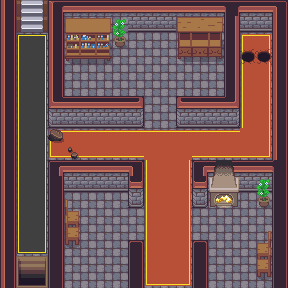

Below is a game level as drawn by its tile map, then a one-line description and the .tmx that defines it (tile-layer data replaced by summaries):
An orthogonal 18x18 tile map with 16x16 px tiles, 4 tile layers (Tile Layer 1, Tile Layer 3, Above Player, ...), 11 tilesets and 33 objects (21x collision, 10x event, 2x collision-line).

<map version="1.0" tiledversion="2017.07.25" orientation="orthogonal" renderorder="right-down" width="18" height="18" tilewidth="16" tileheight="16" nextobjectid="36">
 <tileset firstgid="1" name="Pacheesi Tiles" tilewidth="16" tileheight="16" tilecount="21" columns="7">
  <image source="../gfx/tilesets/Pacheesi Tiles.png" width="112" height="48" />
 </tileset>
 <tileset firstgid="22" name="Interior_Floors_by_George" tilewidth="16" tileheight="16" tilecount="54" columns="9">
  <image source="../gfx/tilesets/Interior_Floors_by_George.png" width="144" height="96" />
 </tileset>
 <tileset firstgid="76" name="Interior_Walls_by_George" tilewidth="16" tileheight="16" tilecount="210" columns="15">
  <image source="../gfx/tilesets/Interior_Walls_by_George.png" width="240" height="224" />
 </tileset>
 <tileset firstgid="286" name="Outdoor_Tiles_-_City_and_Country_-_by_ArMM1998" tilewidth="16" tileheight="16" tilecount="1440" columns="40">
  <image source="../gfx/tilesets/Outdoor_Tiles_-_City_and_Country_-_by_ArMM1998.png" width="640" height="576" />
 </tileset>
 <tileset firstgid="1726" name="Interior_Tiles_by_ArMM1998" tilewidth="16" tileheight="16" tilecount="1000" columns="40">
  <image source="../gfx/tilesets/Interior_Tiles_by_ArMM1998.png" width="640" height="400" />
 </tileset>
 <tileset firstgid="2726" name="Outdoor_odds_and_ends_by_Isaiah658" tilewidth="16" tileheight="16" tilecount="50" columns="10">
  <image source="../gfx/tilesets/Outdoor_odds_and_ends_by_Isaiah658.png" width="160" height="80" />
 </tileset>
 <tileset firstgid="2776" name="Interiors by Redshrike" tilewidth="16" tileheight="16" tilecount="84" columns="7">
  <image source="../gfx/tilesets/Interiors by Redshrike.png" width="112" height="192" />
 </tileset>
 <tileset firstgid="2860" name="Terrain_by_KelvinShadewing" tilewidth="16" tileheight="16" tilecount="285" columns="19">
  <image source="../gfx/tilesets/Terrain_by_KelvinShadewing.png" width="304" height="240" />
 </tileset>
 <tileset firstgid="3145" name="Interior_Walls_by_George" tilewidth="16" tileheight="16" tilecount="0" columns="15" />
 <tileset firstgid="3145" name="Cave_Tiles_by_ArMM1998_(Tuxemon_Style)" tilewidth="16" tileheight="16" tilecount="1000" columns="40">
  <image source="../gfx/tilesets/Cave_Tiles_by_ArMM1998_(Tuxemon_Style).png" width="640" height="400" />
 </tileset>
 <tileset firstgid="4145" name="boxfont" tilewidth="16" tileheight="16" tilecount="156" columns="13">
  <image source="../gfx/tilesets/boxfont.png" width="208" height="192" />
 </tileset>
 <layer name="Tile Layer 1" width="18" height="18">
  <data>[324 cells, 324 non-empty, 2 distinct tile ids]</data>
 </layer>
 <layer width="18" height="18">
  <data>[324 cells, 147 non-empty, 16 distinct tile ids]</data>
 </layer>
 <layer name="Tile Layer 3" width="18" height="18">
  <data>[324 cells, 169 non-empty, 67 distinct tile ids]</data>
 </layer>
 <layer name="Above Player" width="18" height="18">
  <data>[324 cells, 3 non-empty, 2 distinct tile ids]</data>
 </layer>
 <objectgroup color="#ff0000" name="Collision">
  <object id="1" type="collision" x="48" y="0" width="16" height="128" />
  <object id="2" type="collision" x="64" y="0" width="224" height="32" />
  <object id="3" type="collision" x="64" y="96" width="80" height="32" />
  <object id="4" type="collision" x="224" y="32" width="16" height="96" />
  <object id="5" type="collision" x="176" y="96" width="48" height="32" />
  <object id="6" type="collision" x="48" y="128" width="16" height="16" />
  <object id="7" type="collision" x="64" y="144" width="16" height="16" />
  <object id="8" type="collision" x="272" y="32" width="16" height="256" />
  <object id="9" type="collision" x="256" y="240" width="16" height="32" />
  <object id="10" type="collision" x="192" y="160" width="80" height="32" />
  <object id="11" type="collision" x="192" y="192" width="48" height="16" />
  <object id="12" type="collision" x="256" y="192" width="16" height="16" />
  <object id="13" type="collision" x="128" y="160" width="16" height="48" />
  <object id="14" type="collision" x="48" y="160" width="80" height="32" />
  <object id="15" type="collision" x="0" y="0" width="16" height="288" />
  <object id="16" type="collision" x="48" y="192" width="16" height="96" />
  <object id="17" type="collision" x="128" y="240" width="16" height="48" />
  <object id="18" type="collision" x="192" y="240" width="16" height="48" />
  <object id="19" type="collision-line" x="64" y="288">
   <polyline points="0,0 64,0" />
  </object>
  <object id="20" type="collision-line" x="208" y="288">
   <polyline points="0,0 64,0" />
  </object>
  <object id="21" type="collision" x="64" y="208" width="16" height="32" />
  <object id="34" type="collision" x="64" y="32" width="64" height="16" />
  <object id="35" type="collision" x="176" y="32" width="48" height="16" />
 </objectgroup>
 <objectgroup color="#ffff00" name="Events">
  <object id="22" name="Teleport to Top" type="event" x="16" y="16" width="16" height="16">
   <properties>
    <property name="act1" value="transition_teleport mansion_top.tmx,1,16,0.3" />
    <property name="act2" value="player_face up" />
    <property name="cond1" value="is player_at" />
    <property name="cond2" value="is player_facing up" />
   </properties>
  </object>
  <object id="23" name="Teleport to Basement" type="event" x="16" y="256" width="16" height="16">
   <properties>
    <property name="act1" value="transition_teleport mansion_basement.tmx,6,20,0.3" />
    <property name="act2" value="player_face down" />
    <property name="cond1" value="is player_at" />
    <property name="cond2" value="is player_facing bottom" />
   </properties>
  </object>
  <object id="24" name="Teleport to Basement" type="event" x="32" y="256" width="16" height="16">
   <properties>
    <property name="act1" value="transition_teleport mansion_basement.tmx,7,20,0.3" />
    <property name="act2" value="player_face down" />
    <property name="cond1" value="is player_at" />
    <property name="cond2" value="is player_facing down" />
   </properties>
  </object>
  <object id="25" name="Teleport to Top" type="event" x="32" y="16" width="16" height="16">
   <properties>
    <property name="act1" value="transition_teleport mansion_top.tmx,2,16,0.3" />
    <property name="act2" value="player_face up" />
    <property name="cond1" value="is player_at" />
    <property name="cond2" value="is player_facing up" />
   </properties>
  </object>
  <object id="27" name="Teleport to Side Route" type="event" x="144" y="272" width="16" height="16">
   <properties>
    <property name="act1" value="transition_teleport routea.tmx,6,13,0.3" />
    <property name="act2" value="player_face down" />
    <property name="cond1" value="is player_at" />
    <property name="cond2" value="is player_facing down" />
   </properties>
  </object>
  <object id="28" name="Teleport to Side Route" type="event" x="160" y="272" width="16" height="16">
   <properties>
    <property name="act1" value="transition_teleport routea.tmx,7,13,0.3" />
    <property name="act2" value="player_face down" />
    <property name="cond1" value="is player_at" />
    <property name="cond2" value="is player_facing down" />
   </properties>
  </object>
  <object id="29" name="Teleport to Basement" type="event" x="240" y="48" width="16" height="16">
   <properties>
    <property name="act1" value="transition_teleport mansion_basement.tmx,13,3,0.3" />
    <property name="act2" value="player_face down" />
    <property name="cond1" value="is player_at" />
    <property name="cond2" value="is player_facing up" />
   </properties>
  </object>
  </objectgroup>
</map>
<!-- 3 of 33 objects omitted -->
